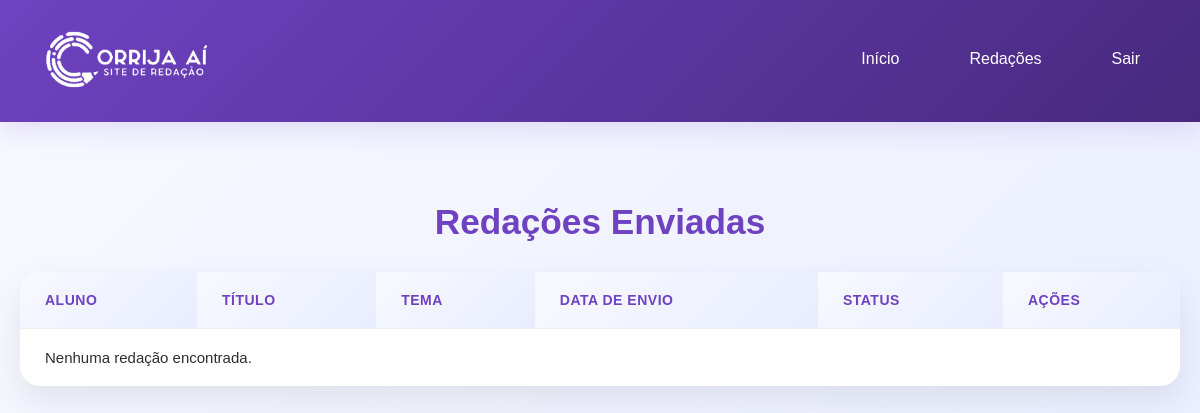
Before: /admin/redacoes.php (signed in) with the older database file.
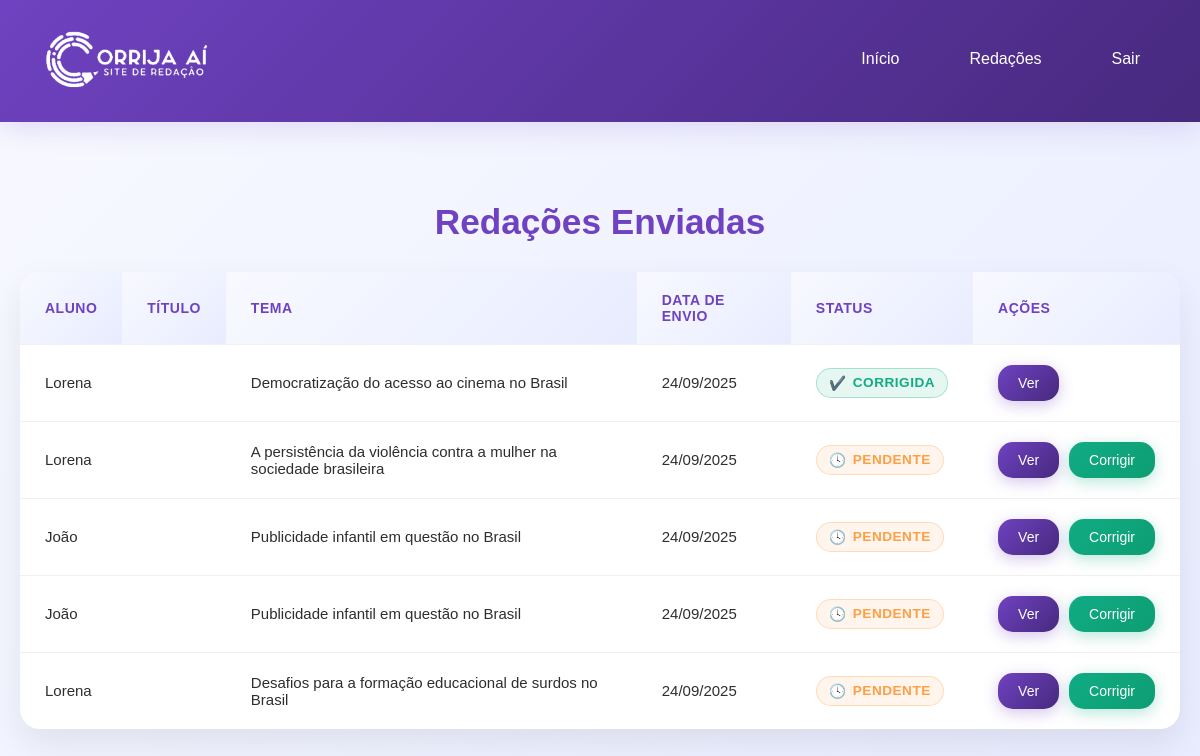
After: the same page with the newer database file.
### tables this page shows
CREATE TABLE IF NOT EXISTS `redacoes` (
  `id` varchar(255) NOT NULL,
  `usuario_id` int NOT NULL,
  `aluno_nome` varchar(100) NOT NULL,
  `tema` varchar(255) NOT NULL,
  `titulo` varchar(255) DEFAULT NULL,
  `texto` text NOT NULL,
  `data_envio` datetime NOT NULL,
  `status` varchar(50) NOT NULL DEFAULT 'pendente',
  `c1` int DEFAULT '0',
  `c2` int DEFAULT '0',
  `c3` int DEFAULT '0',
  `c4` int DEFAULT '0',
  `c5` int DEFAULT '0',
  `nota_final` int DEFAULT '0',
  `comentarios` text,
  `pontos_fortes` text,
  `pontos_melhoria` text,
  PRIMARY KEY (`id`),
  KEY `usuario_id` (`usuario_id`)
);

### admin/redacoes.php (the view, shortened to what this page needs)
<?php
require_once '../config.php';
$stmt = $pdo->query("SELECT * FROM redacoes ORDER BY data_envio DESC");
$redacoes = $stmt->fetchAll(PDO::FETCH_ASSOC);
?>
<!DOCTYPE html>
<html lang="pt-br">
<head>
    <link rel="stylesheet" href="css/style.css">
</head>
<body>
    <?php include 'header.php'; ?>
    <div class="container">
        <h2>Redações Enviadas</h2>
        <table>
            <thead>
                <tr>
                    <th>Aluno</th>
                    <th>Título</th>
                    <th>Tema</th>
                    <th>Data de Envio</th>
                    <th>Status</th>
                    <th>Ações</th>
                </tr>
            </thead>
            <tbody>
                <?php if (empty($redacoes)): ?>
                    <tr>
                        <td colspan="6">Nenhuma redação encontrada.</td>
                    </tr>
                <?php else: ?>
                    <?php foreach ($redacoes as $redacao): ?>
                        <tr>
                            <td><?php echo htmlspecialchars($redacao['aluno_nome']); ?></td>
                            <td><?php echo htmlspecialchars($redacao['titulo']); ?></td>
                            <td><?php echo htmlspecialchars($redacao['tema']); ?></td>
                            <td><?php echo date('d/m/Y', strtotime($redacao['data_envio'])); ?></td>
                            <td>
                                <span class="status-<?php echo $redacao['status']; ?>">
                                    <?php echo ucfirst($redacao['status']); ?>
                                </span>
                            </td>
                            <td>
                                <div class="actions-cell">
                                <a href="ver_redacao.php?id=<?php echo $redacao['id']; ?>" class="btn">Ver</a>
                                <?php if ($redacao['status'] === 'pendente'): ?>
                                    <a href="corrigir_redacao.php?id=<?php echo $redacao['id']; ?>" class="btn btn-corrigir">Corrigir</a>
                                <?php endif; ?>
                                </div>
                            </td>
                        </tr>
                    <?php endforeach; ?>
                <?php endif; ?>
            </tbody>
        </table>
    </div>
</body>
</html>

Changed rows visible on the page:
added redacoes: aluno_nome "Lorena", tema "Democratização do acesso ao cinema no Brasil", data_envio "24/09/2025", status "CORRIGIDA"
added redacoes: aluno_nome "Lorena", tema "A persistência da violência contra a mulher na sociedade brasileira", data_envio "24/09/2025", status "PENDENTE"
added redacoes: aluno_nome "João", tema "Publicidade infantil em questão no Brasil", data_envio "24/09/2025", status "PENDENTE"
added redacoes: aluno_nome "João", tema "Publicidade infantil em questão no Brasil", data_envio "24/09/2025", status "PENDENTE"
added redacoes: aluno_nome "Lorena", tema "Desafios para a formação educacional de surdos no Brasil", data_envio "24/09/2025", status "PENDENTE"
Other visible differences:
text no longer shown: "Nenhuma redação encontrada."
